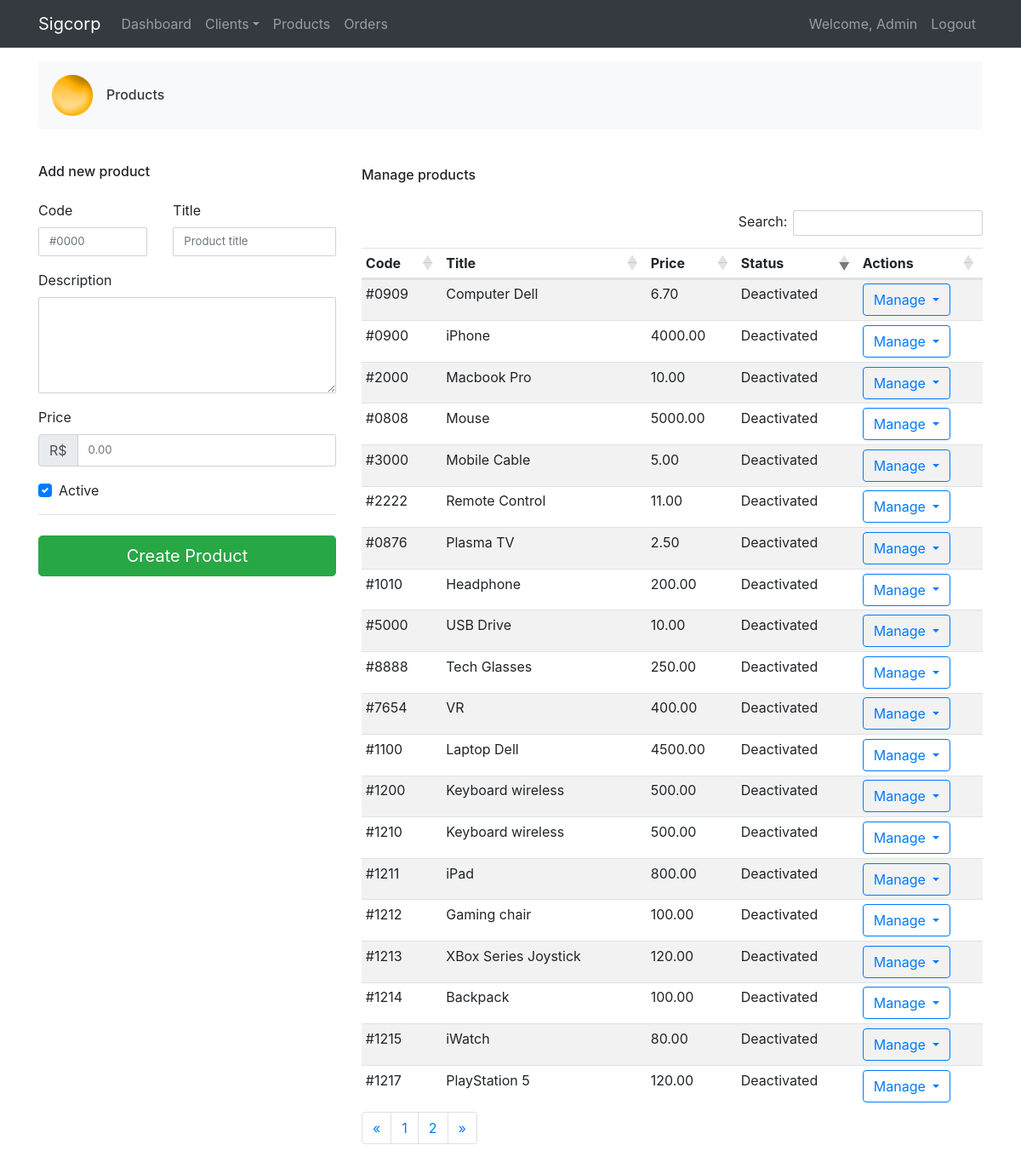
/products (signed in), run on the app's committed database.
### tables this page shows
CREATE TABLE `products` (
  `id` int(10) unsigned NOT NULL AUTO_INCREMENT,
  `code` varchar(45) NOT NULL,
  `title` varchar(255) NOT NULL,
  `description` text NOT NULL,
  `price` decimal(10,2) NOT NULL,
  `created_at` datetime NOT NULL DEFAULT CURRENT_TIMESTAMP,
  `active` tinyint(1) NOT NULL DEFAULT '1',
  PRIMARY KEY (`id`)
);

### app/controllers/Products.php (called while the page is built, shortened)
<?php
class Products extends Controller
{
    private $productModel;
    public function __construct()
    {
        $this->productModel = $this->model('Product');
    }
    public function index()
    {
        $page = 1;
        $limit = 20;
        $totalProducts = $this->productModel->countId()[0]->id;
        $pages = ceil($totalProducts / $limit );
        $start = ($page - 1) * $limit;
        $data = [
            'title' => 'Products',
            'description' => '',
            'pages' => $pages,
            'previous' => $page - 1,
            'next' => $page + 1,
            'products' => $this->productModel->getProducts($start, $limit)
        ];
        $this->view('products/index', $data);
    }
}

### app/libraries/Core.php (called while the page is built, shortened)
<?php
class Core
{
    protected $currentMethod = 'index';
    public function __construct()
    {
        $url = $this->getUrl();
        if (isset($url[0])) {
            if (file_exists('../app/controllers/' . ucwords($url[0]) . '.php')) {
                unset($url[0]);
            }
        }
        $this->currentController = new $this->currentController;
        $this->params = $url ? array_values((array) $url) : [];
        call_user_func_array(
            [$this->currentController, $this->currentMethod],
            $this->params
        );
    }
    public function getUrl()
    {
        if (isset($_GET['url'])) {
            $url = rtrim($_GET['url'], '/');
            $url = filter_var($url, FILTER_SANITIZE_URL);
            $url = explode('/', $url);
            return $url;
        }
    }
}

### public/index.php (called while the page is built, shortened)
<?php
$init = new Core;

### app/libraries/Database.php (called while the page is built, shortened)
<?php
class Database
{
    private string $_host = DB_HOST;
    private string $_user = DB_USER;
    private string $_pass = DB_PASS;
    private string $_dbname = DB_NAME;
    public function __construct()
    {
        $dsn = 'mysql:host=' . $this->_host . ';dbname=' . $this->_dbname;
        $options = array(
            PDO::ATTR_PERSISTENT => true,
            PDO::ATTR_ERRMODE => PDO::ERRMODE_EXCEPTION
        );
        try {
            $this->dbh = new PDO($dsn, $this->_user, $this->_pass, $options);
        } catch (PDOException $e) {
            $this->error = $e->getMessage();
            echo $this->error;
        }
    }
    public function query($sql)
    {
        $this->stmt = $this->dbh->prepare($sql);
    }
    public function execute()
    {
        return $this->stmt->execute();
    }
    public function resultSet()
    {
        $this->execute();
        return $this->stmt->fetchAll(PDO::FETCH_OBJ);
    }
}

### app/models/Product.php (called while the page is built, shortened)
<?php
class Product
{
    private Database $_db;
    public function __construct()
    {
        $this->_db = new Database;
    }
    public function getProducts($start = 0, $limit = 100)
    {
        $this->_db->query("SELECT * FROM products LIMIT $start, $limit");
        return $this->_db->resultSet();
    }
    public function countId()
    {
        $this->_db->query('SELECT count(id) as id FROM products');
        return $this->_db->resultSet();
    }
}

### app/views/products/index.php (the view, shortened to what this page needs)
<?php
require_once APPROOT . '/views/inc/header.php'; ?>
    <div class="d-flex align-items-center p-3 my-3 bg-light text-dark rounded box-shadow">
        <img class="mr-3" src="<?php echo URLROOT; ?>/public/image/esfera_sigcorp.png" alt="" width="48" height="48">
        <div class="lh-100">
            <h6 class="mb-0 lh-100"><?php echo $data['title']; ?></h6>
        </div>
    </div>
    <br>
    <div class="row mb-4">
        <div class="col-md-4">
            <h6 class="mb-4">Add new product</h6>
            <form class="needs-validation" novalidate method="post" action="<?php echo URLROOT; ?>/products/create">
            <div class="row">
            <div class="col-md-5 mb-3">
                <label for="code">Code</label>
                <input type="text" class="form-control" name="code" id="code" placeholder="#0000" value="" required="">
            </div>
            <div class="col-md-7 mb-3">
                <label for="title">Title</label>
                <input type="text" class="form-control" name="title" id="title" placeholder="Product title" value="" required="">
            </div>
        </div>
            <div class="row">
                <div class="col mb-3">
                    <label for="description">Description</label>
                    <textarea class="form-control" name="description" id="description" rows="5"></textarea>
                </div>
            </div>
            <div class="row">
                <div class="col mb-3">
                    <label for="price">Price</label>
                    <div class="input-group">
                        <div class="input-group-prepend">
                            <span class="input-group-text">R$</span>
                        </div>
                        <input type="text" name="price" class="form-control" id="price" placeholder="0.00" required="">
                    </div>
                </div>
            </div>
            <div class="custom-control custom-checkbox">
                <label class="custom-control-label" for="active">Active</label>
            </div>
            <hr class="mb-4">
            <button class="btn btn-success btn-lg btn-block" type="submit">Create Product</button>
            </form>
        </div>
        <div class="col-md-8">
            <div class="d-flex justify-content-between align-content-center mb-4">
                <h6 class="mt-1">Manage products</h6>
            </div>
            <table class="table table-striped table-sm" id="sortTable">
                <?php if (isset($data['products'])) : ?>
                    <thead>
                    <tr>
                        <th>Code</th>
                        <th>Title</th>
                        <th>Price</th>
                        <th>Status</th>
                        <th style="width:20%">Actions</th>
                    </tr>
                    </thead>
                    <tbody>
                    <?php foreach ($data['products'] as $product): ?>
                        <tr>
                            <td><?= $product->code; ?></td>
                            <td><?= $product->title; ?></td>
                            <td><?= $product->price; ?></td>
                            <td><?= ($product->active === '1') ? 'Activated' : 'Deactivated'; ?></td>
                            <td>
                                <div class="btn-group" role="group" aria-label="Button group with nested dropdown">
                                    <div class="btn-group" role="group">
                                        <button id="actionBtns" type="button" class="btn btn-outline-primary dropdown-toggle" data-toggle="dropdown" aria-haspopup="true" aria-expanded="false">
                                            Manage
                                        </button>
                                    </div>
                                </div>
                            </td>
                        </tr>
                    <?php endforeach; ?>
                    </tbody>
            </table>
            <nav aria-label="Page navigation example">
                <ul class="pagination">
                    <li class="page-item">
                        <a class="page-link" href="<?= (isset($data['previous']) && $data['previous'] > 0) ? URLROOT . '/products/?page=' . $data['previous'] : 'javascript:void(0);'; ?>" aria-label="Previous">
                            <span aria-hidden="true">&laquo;</span>
                        </a>
                    </li>
                    <?php if (isset($data['pages'])): ?>
                        <?php for($i = 1; $i <= $data['pages']; $i++) : ?>
                        <li class="page-item"><a class="page-link" href="<?= URLROOT . '/products/?page=' . $i; ?>"><?= $i; ?></a></li>
                        <?php endfor; ?>
                    <?php endif; ?>
                    <li class="page-item">
                        <a class="page-link" href="<?= (isset($data['next']) && !empty($data['products'])) ? URLROOT . '/products/?page=' . $data['next'] : 'javascript:void(0);'; ?>" aria-label="Next">
                            <span aria-hidden="true">&raquo;</span>
                        </a>
                    </li>
                </ul>
            </nav>
            <?php else : ?>
            <p>No results to show...</p>
            <?php endif; ?>
        </div>
    </div>
<?php require_once APPROOT . '/views/inc/footer.php'; ?>

### app/libraries/Controller.php (shortened to what this page needs)
<?php
class Controller
{
    public function model($model)
    {
        return new $model;
    }
    public function view($view, $data = [])
    {
        if (file_exists('../app/views/' . $view . '.php')) {
            include_once '../app/views/' . $view . '.php';
        } else {
            die('View does not exists.');
        }
    }
}

### app/views/inc/header.php (shortened to what this page needs)
<!DOCTYPE html>
<html lang="en">
<head>
  <link rel="stylesheet"
  href="https://cdn.jsdelivr.net/npm/bootstrap@4.0.0/dist/css/bootstrap.min.css"
  >
  <link rel="stylesheet"
  href="https://cdnjs.cloudflare.com/ajax/libs/font-awesome/4.7.0/css/font-awesome.css"
  />
  <link rel="stylesheet" href="<?php echo URLROOT; ?>/css/style.css">
</head>
<body>
  <?php require APPROOT . '/views/inc/navbar.php'; ?>
  <div class="container">

### app/views/inc/navbar.php (shortened to what this page needs)
<nav class="navbar navbar-expand-lg navbar-dark bg-dark mb-3">
    <div class="container">
        <a class="navbar-brand" href="<?php echo URLROOT; ?>">
            <?php echo APPNAME; ?>
        </a>
        <div class="collapse navbar-collapse" id="navbarsExampleDefault">
            <ul class="navbar-nav mr-auto">
				<?php if (isset($_SESSION['user_id'])) : ?>
					<li class="nav-item">
						<a class="nav-link" href="<?php echo URLROOT; ?>/dashboard">
							Dashboard</a>
					</li>
					<li class="nav-item dropdown">
						<a class="nav-link dropdown-toggle" data-toggle="dropdown" aria-expanded="false" href="javascript:void(0);">Clients</a>
                    </li>
                    <li class="nav-item">
						<a class="nav-link" href="<?php echo URLROOT; ?>/products">Products</a>
                    </li>
					<li class="nav-item">
						<a class="nav-link" href="<?php echo URLROOT; ?>/pages/orders">Orders</a>
					</li>
				<?php endif; ?>
            </ul>
            <ul class="navbar-nav ml-auto">
                <?php if (isset($_SESSION['user_id'])) : ?>
                    <li class="nav-item">
                        <a class="nav-link" href="#">Welcome, <?php echo $_SESSION['user_name']; ?></a>
                    </li>
                    <li class="nav-item">
                        <a class="nav-link" href="<?php echo URLROOT; ?>/users/logout">Logout</a>
                    </li>
                    <?php else : ?>
                <li class="nav-item">
                    <a class="nav-link" href="<?php echo URLROOT; ?>/users/login">Login</a>
                </li>
                <?php endif; ?>
            </ul>
        </div>
    </div>
</nav>

### app/views/inc/footer.php (shortened to what this page needs)
</div>
<link rel="stylesheet" href="https://cdn.datatables.net/1.10.22/css/dataTables.bootstrap4.min.css">
</body>
</html>

### public/css/style.css (style rules this page uses)
.form-control { border: 1px solid #cfd1d8; -webkit-border-radius: 2px; -moz-border-radius: 2px; border-radius: 2px; font-size: .825rem; background: #ffffff; color: #2e323c; }

### data on the page
products: code "#0909", title "Computer Dell", price "6.70", active "Deactivated"
products: code "#0900", title "iPhone", price "4000.00", active "Deactivated"
products: code "#2000", title "Macbook Pro", price "10.00", active "Deactivated"
products: code "#0808", title "Mouse", price "5000.00", active "Deactivated"
products: code "#3000", title "Mobile Cable", price "5.00", active "Deactivated"
products: code "#2222", title "Remote Control", price "11.00", active "Deactivated"
products: code "#0876", title "Plasma TV", price "2.50", active "Deactivated"
products: code "#1010", title "Headphone", price "200.00", active "Deactivated"
products: code "#5000", title "USB Drive", price "10.00", active "Deactivated"
products: code "#8888", title "Tech Glasses", price "250.00", active "Deactivated"
products: code "#7654", title "VR", price "400.00", active "Deactivated"
products: code "#1100", title "Laptop Dell", price "4500.00", active "Deactivated"
products: code "#1200", title "Keyboard wireless", price "500.00", active "Deactivated"
products: code "#1210", title "Keyboard wireless", price "500.00", active "Deactivated"
products: code "#1211", title "iPad", price "800.00", active "Deactivated"
products: code "#1212", title "Gaming chair", price "100.00", active "Deactivated"
products: code "#1213", title "XBox Series Joystick", price "120.00", active "Deactivated"
products: code "#1214", title "Backpack", price "100.00", active "Deactivated"
products: code "#1215", title "iWatch", price "80.00", active "Deactivated"
products: code "#1217", title "PlayStation 5", price "120.00", active "Deactivated"

### other printed values
APPNAME "Sigcorp"
$_SESSION['user_name'] "Admin"
$data['title'] "Products"
